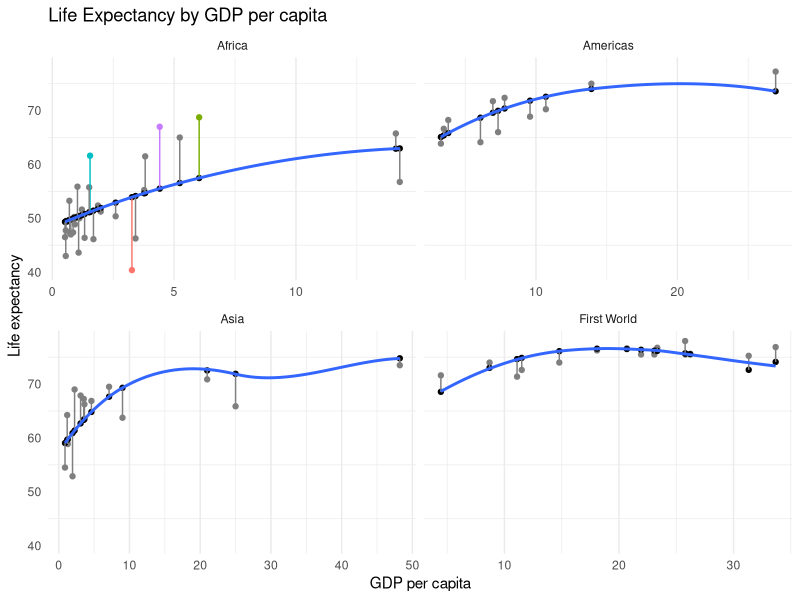
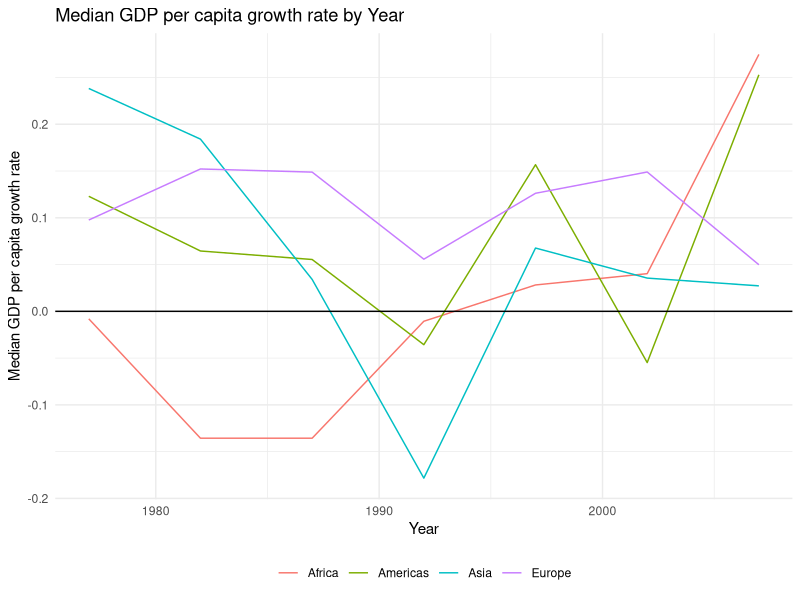
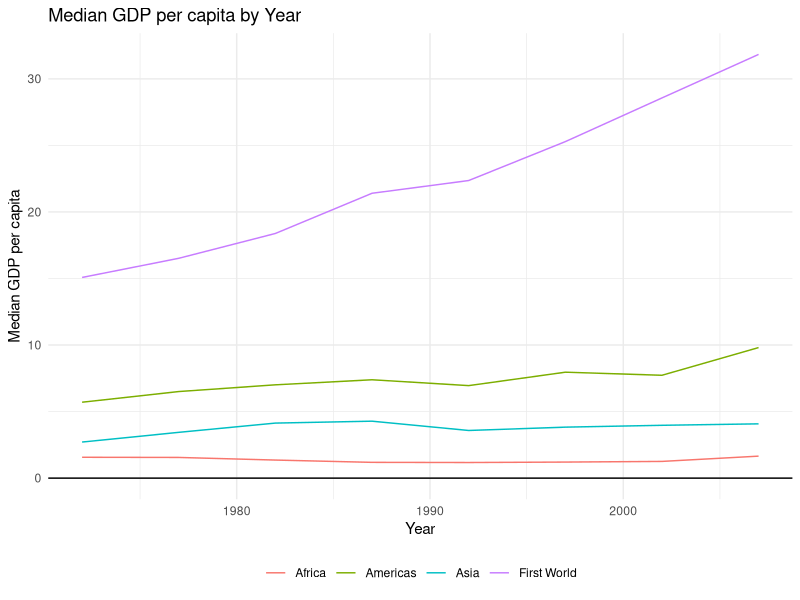

Reproduce these figures in R, in order.
## ---- chunk 1
libraries <- c("dplyr","tidyr","ggplot2","stringr","reshape2","gridExtra","knitr","stargazer")
lapply(libraries,require,character.only = TRUE)
## ---- chunk 2
read.csv("4_Flash_Proj_1_Data.csv") %>% tbl_df %>%
  mutate(country = str_replace_all(country,"[.,]",""),
         country = as.factor(country),
         gdpPercap = gdpPercap/1000,
         popMill = popThous/1000) %>%
  mutate(first_world = ifelse(continent == "Europe" | 
                                continent == "Oceania" | 
                                country == "United States", 1, 0),
         continent_world = ifelse(first_world == 1, 
                                  "First World", 
                                  as.character(continent))) %>%
  select(-popThous) -> flash
## ---- chunk 3
flash %>%
  group_by(country,continent) %>%
  summarise_at(vars(lifeExp:popMill),mean) %>%
  lm(lifeExp ~ poly(gdpPercap,3) + continent,.) -> mod
## ---- chunk 4
flash %>%
  select(continent_world,country,lifeExp,gdpPercap,popMill) %>%
  group_by(country,continent_world) %>%
  summarise_if(is.numeric,mean) %>%
  ungroup %>%
  mutate(predicted = predict(mod),
         difference = lifeExp-predicted,
         label = ifelse(abs(difference) > 9,as.character(country),NA)) -> flashForPlot
## ---- chunk 5
flashForPlot %>%
  filter(country != "Australia") %>%
  ggplot() + 
    geom_point(aes(gdpPercap, lifeExp,color=label)) + 
    geom_point(aes(gdpPercap, predicted)) +
    geom_segment(aes(x = gdpPercap, y = lifeExp,
                     xend = gdpPercap, yend = predicted,
                     color = label)) +
    geom_smooth(aes(gdpPercap, predicted),se = FALSE) +
    facet_wrap( ~ continent_world, scales = "free_x") +
    theme_minimal() + 
    theme(legend.position = "none",
          panel.grid.major.y = element_blank()) +
    xlab("GDP per capita") + 
    ylab("Life expectancy") + 
    ggtitle("Life Expectancy by GDP per capita")
## ---- chunk 6
statNames <- names(select(flash,lifeExp:popMill))
## ---- chunk 7
continentList <- lapply(statNames,function(x){
  flash %>%
    spread_("continent",x) %>%
    group_by(year) %>%
    summarise_at(vars(Africa:Oceania),function(col) median(col,na.rm=T)) %>%
    select(-year) %>% #must remove year because we do not need its growth rate
    as.matrix %>% #growth rate transformation only possible as matrix
    log %>% diff %>% #calculate growth rates as the difference of the log values
    tbl_df %>% #mutate() only possible with tibble (or data frame)
    mutate(year = seq(1977,2007,5)) %>%
    melt("year",1:5,variable.name="continent",value.name=paste(x)) %>%
    tbl_df -> flash2
  if(which(statNames == x) == 1){flash2}#if in first loop, lapply returns three columns
  else{select_(flash2,x)}#if not in first loop, lapply returns newly calculated column
})
## ---- chunk 8
for(i in 2:4) continentList[[1]] <- bind_cols(continentList[[1]],continentList[i])
continentGrowthRates <- continentList[[1]]
## ---- chunk 9
continentGrowthRates %>%
  filter(continent != "Oceania") %>%
  ggplot(aes(year,gdpPercap,color=continent)) +
    geom_line() +
    geom_hline(yintercept = 0) +
    theme_minimal() + 
    xlab("Year") + 
    ylab("Median GDP per capita growth rate") + 
    ggtitle("Median GDP per capita growth rate by Year") +
    theme(legend.position = "bottom",
          legend.title = element_blank())
## ---- chunk 10
flash %>%
  group_by(continent_world,year) %>%
  summarise(median_gdpPerCap = median(gdpPercap)) %>%
  ggplot(aes(year,median_gdpPerCap,color=continent_world)) +
    geom_line() +
    geom_hline(yintercept = 0) +
    theme_minimal() + 
    xlab("Year") + ylab("Median GDP per capita") + ggtitle("Median GDP per capita by Year") +
    theme(legend.position = "bottom",
          legend.title = element_blank())
